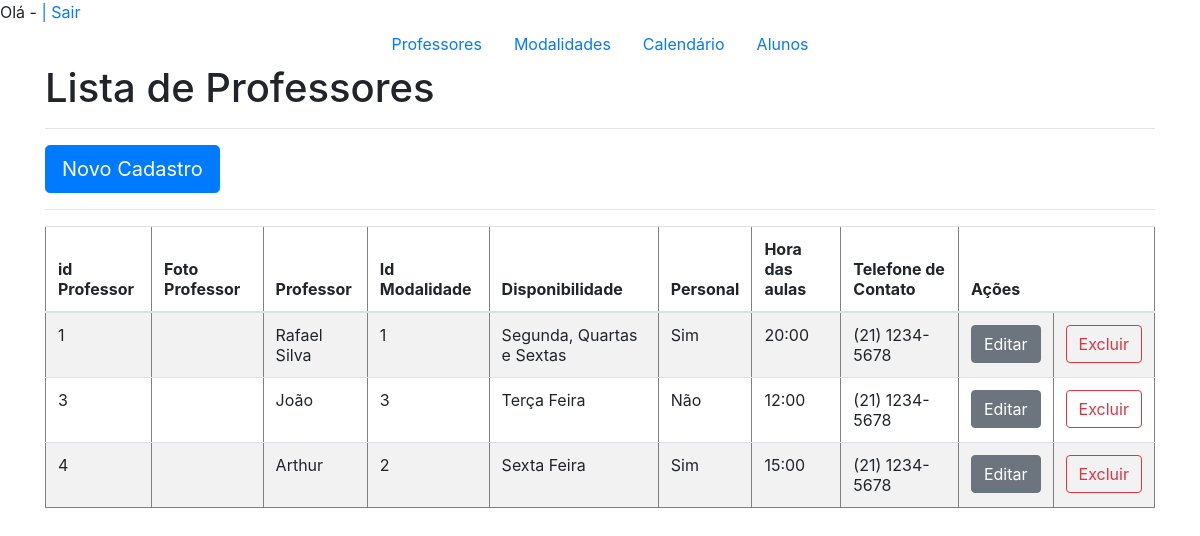
Screenshot of /adm/administrativo.php with the database file from the repository.
### tables this page shows
CREATE TABLE `tblprofessores` (
  `idprofessor` int(11) NOT NULL,
  `fotoProf` varchar(50) NOT NULL,
  `nomeProf` varchar(150) NOT NULL,
  `idmodalidade` int(11) NOT NULL,
  `dispon` varchar(50) NOT NULL,
  `personal` varchar(10) NOT NULL,
  `horaaula` varchar(10) NOT NULL,
  `telefoneProf` varchar(20) NOT NULL
);

### adm/administrativo.php (the view, shortened to what this page needs)
<?php
echo "<a href='../index.html'>     |     Sair</a>";
?>
<?php
include('../conexao.php');
try{
    $sql = "SELECT * from tblprofessores";
    $qry = $con->query($sql);
    $professores = $qry->fetchAll(PDO::FETCH_OBJ);
} catch(PDOException $e){
    echo $e->getMessage();
}
?>
<!DOCTYPE html>
<html lang="en">
<head>
    <link rel="stylesheet" href="https://stackpath.bootstrapcdn.com/bootstrap/4.1.3/css/bootstrap.min.css">
</head>
<body>
<div class="container">
<ul class="nav justify-content-center">
  <li class="nav-item">
    <a class="nav-link" href="listarprofessores.php">Professores</a>
  </li>
  <li class="nav-item">
    <a class="nav-link" href="#">Modalidades</a>
  </li>
  <li class="nav-item">
    <a class="nav-link" href="#">Calendário</a>
  </li>
  <li class="nav-item">
    <a class="nav-link" href="#">Alunos</a>
  </li>
 </ul>
<h1>Lista de Professores</h1>
<hr>
<a href="frmprofessor.php" <button type="button" class="btn btn-primary btn-lg">Novo Cadastro</button></a>
<hr>
<table border=1 class="table table-striped table table-hover">
    <thead>
        <tr>
           <th>id Professor</th>
           <th>Foto Professor</th>
           <th>Professor</th>
           <th>Id Modalidade</th>
           <th>Disponibilidade</th>
           <th>Personal</th>
           <th>Hora das aulas</th>
           <th>Telefone de Contato</th>
           <th colspan=2>Ações</th>
        </tr>
    </thead>
    <tbody>
        <?php foreach($professores as $professor) { ?>
        <tr>
            <td><?php echo $professor->idprofessor ?></td>
            <td><?php echo $professor->fotoProf ?></td>
            <td><?php echo $professor->nomeProf ?></td>
            <td><?php echo $professor->idmodalidade ?></td>
            <td><?php echo $professor->dispon ?></td>
            <td><?php echo $professor->personal ?></td>
            <td><?php echo $professor->horaaula ?></td>
            <td><?php echo $professor->telefoneProf ?></td>
            <td><a href="frmprofessor.php?idprofessor=<?php echo $professor->idprofessor ?>"<button type="button" class="btn btn-secondary">Editar</button></a></td>
            <td><a href="frmprofessor.php?op=del&idprofessor=<?php echo  $professor->idprofessor ?>"<button type="button" class="btn btn-outline-danger">Excluir</button></a></td>
        </tr>
        <?php } ?>
    </tbody>
</table>
</div>
</body>
</html>

### rows the page displays
tblprofessores: idprofessor "1", nomeProf "Rafael Silva", idmodalidade "1", dispon "Segunda, Quartas e Sextas", personal "Sim", horaaula "20:00", telefoneProf "(21) 1234-5678"
tblprofessores: idprofessor "3", nomeProf "João", idmodalidade "3", dispon "Terça Feira", personal "Não", horaaula "12:00", telefoneProf "(21) 1234-5678"
tblprofessores: idprofessor "4", nomeProf "Arthur", idmodalidade "2", dispon "Sexta Feira", personal "Sim", horaaula "15:00", telefoneProf "(21) 1234-5678"
